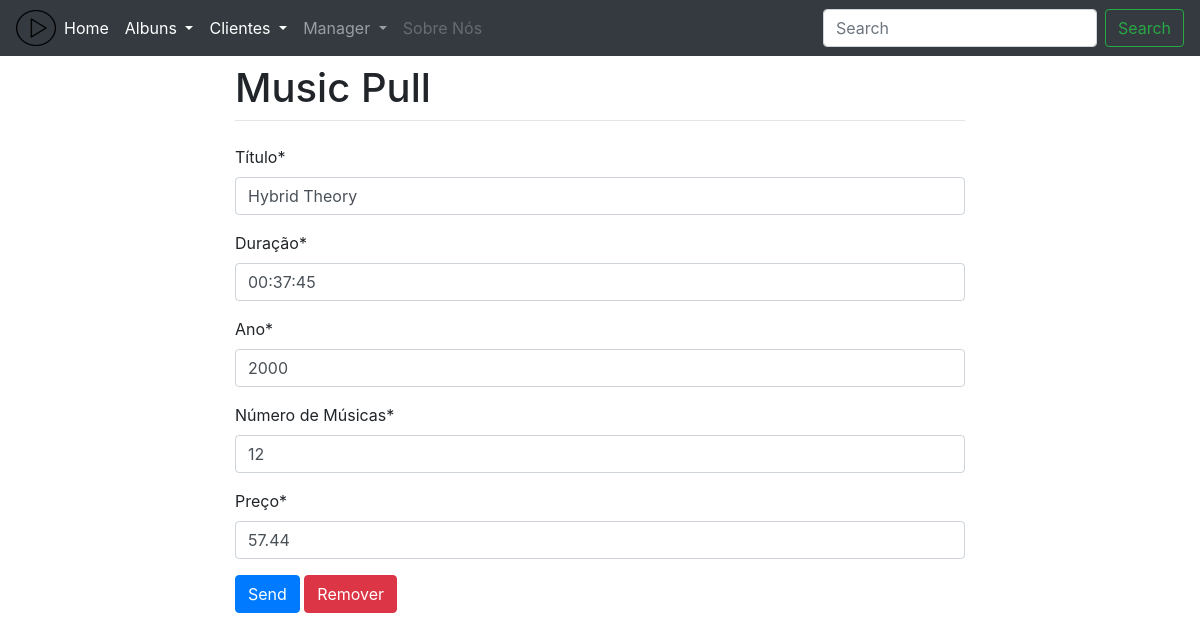
/Ua/2, run on the app's committed database.
### musicas/models.py (models this page shows, shortened)
class Albuns (models.Model):
	titulo = models.CharField(max_length=40,verbose_name='Título')
	duracao = models.DurationField(verbose_name='Duração')
	ano = models.IntegerField(verbose_name='Ano')
	num_musicas = models.IntegerField(verbose_name='Número de Músicas')
	preco = models.DecimalField(max_digits=7,decimal_places=2,verbose_name='Preço')
	class Meta:
		verbose_name_plural='Albuns'

### musicas/views.py (the view)
# urls.py: path('Ua/<int:pk>',ualbum, name="updA"),
def ualbum(request, pk):
	data={}
	album = Albuns.objects.get(pk=pk)
	form = FormAlbum(request.POST or None,instance=album)#Verifica se tem coisa
	if form.is_valid():
		form.save()
		return redirect('/Ra')
	data['form']=form
	data['album']=album
	return render(request,'musicas/formCa.html',{'form':form,'album':album})

### musicas/forms.py
class FormAlbum(ModelForm):
    class Meta:
        model = Albuns
        fields = '__all__'

### templates/musicas/formCa.html (shortened to what this page needs)
{% extends 'musicas/base.html' %}
{% load crispy_forms_tags %}
{% block content %}
<form method="POST">
    <div class="form-group">
        {{form|crispy}}
        <button type="submit" class="btn btn-primary">Send</button>
        {% if album%}
            <button  href="{%url 'delA' album.id %}" class="btn btn-danger">Remover</button>
        {% endif %}
    </div>
</form>
{% endblock %}

### data on the page
Albuns: titulo "Hybrid Theory", duracao "00:37:45", ano "2000", num_musicas "12", preco "57.44"
